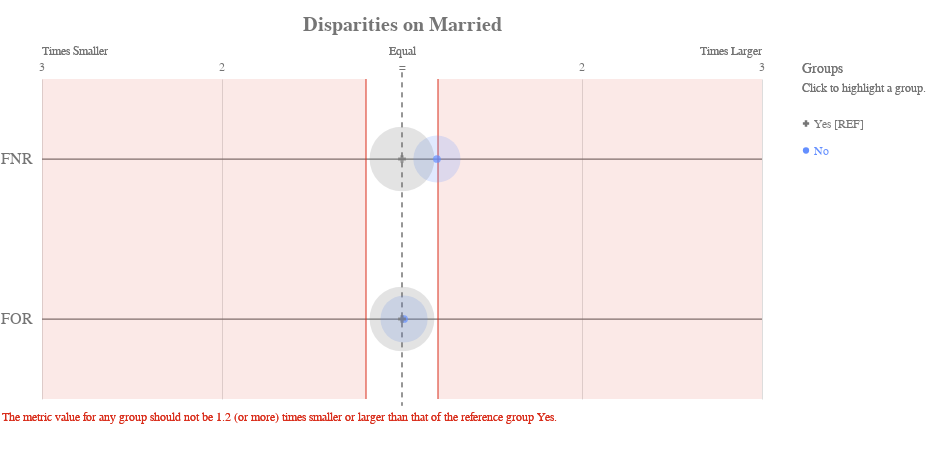

Notebook code for this chart:
### Markdown cell above
For this example you have to do false negatives

### Code cell
ap.disparity(dp, metrics, 'Married', fairness_threshold = 1.2)

### Figure 1 — Vega-Lite specification as saved in the notebook (floating-point values rounded to 4 significant figures)
{"config": {"view": {"continuousWidth": 400, "continuousHeight": 300, "strokeWidth": 0}, "axisLeft": {"labelColor": "rgb(117,117,117)", "labelFont": "Arial", "labelFontSize": 16}, "title": {"align": "center", "baseline": "middle", "color": "rgb(117,117,117)", "font": "Arial", "fontSize": 20, "fontWeight": "bold"}}, "layer": [{"data": {"name": "data-05af7ed39badeaac951183c17429b6b8"}, "mark": {"type": "rule", "stroke": "rgb(117,117,117)", "strokeWidth": 1.25, "tooltip": ""}, "encoding": {"x": {"type": "quantitative", "field": "x", "scale": {"domain": [-2, 2], "range": [40.0, 760.0]}}, "x2": {"field": "x2"}, "y": {"type": "nominal", "axis": {"domain": false, "labelAngle": 0, "labelPadding": -30, "orient": "left", "ticks": false, "title": ""}, "field": "metric", "scale": {"domain": ["FNR", "FOR"], "range": [40.0, 360.0]}}}}, {"data": {"name": "data-79dd248bdaa0ea02c535240e8ad022c8"}, "mark": {"type": "rule", "stroke": "rgb(117,117,117)", "strokeDash": [5, 5], "strokeWidth": 1}, "encoding": {"tooltip": {"value": "Yes [REF]"}, "x": {"value": 400.0}, "y": {"value": 33.33}, "y2": {"value": 366.7}}}, {"data": {"name": "data-c233327f4cd9b4c2df31bf8015c83e4a"}, "mark": {"type": "text", "align": "center", "color": "rgb(117,117,117)", "font": "Arial", "fontSize": 12, "fontWeight": "normal", "tooltip": ""}, "encoding": {"text": {"type": "nominal", "field": "label"}, "x": {"type": "quantitative", "field": "value", "scale": {"domain": [-2, 2], "range": [40.0, 760.0]}}, "y": {"value": 28.0}}}, {"layer": [{"mark": {"type": "text", "align": "left", "fill": "rgb(117,117,117)", "font": "Arial", "fontSize": 12, "fontWeight": "normal", "tooltip": ""}, "encoding": {"text": {"value": "Times Smaller"}, "x": {"value": 40.0}, "y": {"value": 12.0}}}, {"mark": {"type": "text", "align": "right", "fill": "rgb(117,117,117)", "font": "Arial", "fontSize": 12, "fontWeight": "normal", "tooltip": ""}, "encoding": {"text": {"value": "Times Larger"}, "x": {"value": 760.0}, "y": {"value": 12.0}}}, {"mark": {"type": "text", "align": "center", "fill": "rgb(117,117,117)", "font": "Arial", "fontSize": 12, "fontWeight": "normal", "tooltip": ""}, "encoding": {"text": {"value": "Equal"}, "x": {"value": 400.0}, "y": {"value": 12.0}}}], "data": {"name": "data-79dd248bdaa0ea02c535240e8ad022c8"}}, {"layer": [{"mark": {"type": "rule", "opacity": 0.8, "stroke": "rgb(217, 46, 28)", "strokeWidth": 1.25, "tooltip": ""}, "encoding": {"x": {"type": "quantitative", "field": "min", "scale": {"domain": [-2, 2], "range": [40.0, 760.0]}}, "y": {"value": 40.0}, "y2": {"value": 360.0}}}, {"mark": {"type": "rule", "opacity": 0.8, "stroke": "rgb(217, 46, 28)", "strokeWidth": 1.25, "tooltip": ""}, "encoding": {"x": {"type": "quantitative", "field": "max", "scale": {"domain": [-2, 2], "range": [40.0, 760.0]}}, "y": {"value": 40.0}, "y2": {"value": 360.0}}}, {"layer": [{"mark": {"type": "rect", "fill": "rgb(217, 46, 28)", "opacity": 0.1, "tooltip": ""}, "encoding": {"x": {"type": "quantitative", "field": "min", "scale": {"domain": [-2, 2], "range": [40.0, 760.0]}}, "x2": {"field": "lower_end"}, "y": {"value": 40.0}, "y2": {"value": 360.0}}}, {"mark": {"type": "rect", "fill": "rgb(217, 46, 28)", "opacity": 0.1, "tooltip": ""}, "encoding": {"x": {"type": "quantitative", "field": "max", "scale": {"domain": [-2, 2], "range": [40.0, 760.0]}}, "x2": {"field": "upper_end"}, "y": {"value": 40.0}, "y2": {"value": 360.0}}}]}, {"data": {"name": "data-79dd248bdaa0ea02c535240e8ad022c8"}, "mark": {"type": "text", "align": "left", "baseline": "top", "fill": "rgb(217, 46, 28)", "font": "Arial", "fontSize": 12, "fontWeight": "normal", "tooltip": ""}, "encoding": {"text": {"value": "The metric value for any group should not be 1.2 (or more) times smaller or larger than that of the reference group Yes."}, "x": {"value": 0}, "y": {"value": 373.3}}}], "data": {"name": "data-25f3550964acc203f87c85ed125cfad2"}}, {"layer": [{"mark": "circle"}, {"data": {"name": "data-b24507a0a994a305faf8950ea25e3c2b"}, "mark": {"type": "circle", "opacity": 0.2}, "encoding": {"color": {"condition": {"type": "nominal", "field": "attribute_value", "legend": null, "scale": {"domain": ["Yes", "No"], "range": ["rgb(117,117,117)", "rgb(100, 143, 255)", "rgb(254, 97, 0)", "rgb(220, 38, 127)", "rgb(255, 176, 0)", "rgb(120, 94, 240)"]}, "selection": "selector025"}, "value": "rgb(224,224,224)"}, "size": {"type": "quantitative", "field": "group_size", "legend": null, "scale": {"domain": [0, 481.2], "range": [0, 5027.0]}}, "tooltip": [{"type": "nominal", "field": "attribute_value", "title": "Group"}, {"type": "nominal", "field": "tooltip_group_size", "title": "Group Size"}, {"type": "nominal", "field": "tooltip_disparity_explanation_fnr", "title": "Disparity"}, {"type": "quantitative", "field": "fnr", "format": ".2f", "title": "FNR"}], "x": {"type": "quantitative", "axis": {"domain": false, "labels": false, "ticks": false, "title": null, "values": [1, 2, -2, -1]}, "field": "fnr_disparity_scaled", "scale": {"domain": [-2, 2], "range": [40.0, 760.0]}}, "y": {"type": "nominal", "axis": {"domain": false, "grid": false, "labels": false, "ticks": false, "title": " "}, "field": "metric_variable", "scale": {"domain": ["FNR", "FOR"], "range": [40.0, 360.0]}}}, "selection": {"selector027": {"type": "multi", "empty": "all", "fields": ["attribute_value"]}}, "transform": [{"calculate": "'FNR'", "as": "metric_variable"}]}, {"data": {"name": "data-b24507a0a994a305faf8950ea25e3c2b"}, "mark": {"type": "circle", "opacity": 0.2}, "encoding": {"color": {"condition": {"type": "nominal", "field": "attribute_value", "legend": null, "scale": {"domain": ["Yes", "No"], "range": ["rgb(117,117,117)", "rgb(100, 143, 255)", "rgb(254, 97, 0)", "rgb(220, 38, 127)", "rgb(255, 176, 0)", "rgb(120, 94, 240)"]}, "selection": "selector025"}, "value": "rgb(224,224,224)"}, "size": {"type": "quantitative", "field": "group_size", "legend": null, "scale": {"domain": [0, 481.2], "range": [0, 5027.0]}}, "tooltip": [{"type": "nominal", "field": "attribute_value", "title": "Group"}, {"type": "nominal", "field": "tooltip_group_size", "title": "Group Size"}, {"type": "nominal", "field": "tooltip_disparity_explanation_for", "title": "Disparity"}, {"type": "quantitative", "field": "for", "format": ".2f", "title": "FOR"}], "x": {"type": "quantitative", "axis": {"domain": false, "labels": false, "ticks": false, "title": null, "values": [1, 2, -2, -1]}, "field": "for_disparity_scaled", "scale": {"domain": [-2, 2], "range": [40.0, 760.0]}}, "y": {"type": "nominal", "axis": {"domain": false, "grid": false, "labels": false, "ticks": false, "title": " "}, "field": "metric_variable", "scale": {"domain": ["FNR", "FOR"], "range": [40.0, 360.0]}}}, "selection": {"selector029": {"type": "multi", "empty": "all", "fields": ["attribute_value"]}}, "transform": [{"calculate": "'FOR'", "as": "metric_variable"}]}, {"layer": [{"mark": "point"}, {"data": {"name": "data-b24507a0a994a305faf8950ea25e3c2b"}, "mark": {"type": "point", "filled": true, "size": 60}, "encoding": {"color": {"condition": {"type": "nominal", "field": "attribute_value", "legend": null, "scale": {"domain": ["Yes", "No"], "range": ["rgb(117,117,117)", "rgb(100, 143, 255)", "rgb(254, 97, 0)", "rgb(220, 38, 127)", "rgb(255, 176, 0)", "rgb(120, 94, 240)"]}, "selection": "selector025"}, "value": "rgb(224,224,224)"}, "shape": {"type": "nominal", "field": "attribute_value", "legend": null, "scale": {"domain": ["Yes", "No"], "range": ["cross", "circle"]}}, "tooltip": [{"type": "nominal", "field": "attribute_value", "title": "Group"}, {"type": "nominal", "field": "tooltip_group_size", "title": "Group Size"}, {"type": "nominal", "field": "tooltip_disparity_explanation_fnr", "title": "Disparity"}, {"type": "quantitative", "field": "fnr", "format": ".2f", "title": "FNR"}], "x": {"type": "quantitative", "axis": {"domain": false, "labels": false, "ticks": false, "title": null, "values": [1, 2, -2, -1]}, "field": "fnr_disparity_scaled", "scale": {"domain": [-2, 2], "range": [40.0, 760.0]}}, "y": {"type": "nominal", "axis": {"domain": false, "grid": false, "labels": false, "ticks": false, "title": " "}, "field": "metric_variable", "scale": {"domain": ["FNR", "FOR"], "range": [40.0, 360.0]}}}, "selection": {"selector026": {"type": "multi", "empty": "all", "fields": ["attribute_value"]}}, "transform": [{"calculate": "'FNR'", "as": "metric_variable"}]}, {"data": {"name": "data-b24507a0a994a305faf8950ea25e3c2b"}, "mark": {"type": "point", "filled": true, "size": 60}, "encoding": {"color": {"condition": {"type": "nominal", "field": "attribute_value", "legend": null, "scale": {"domain": ["Yes", "No"], "range": ["rgb(117,117,117)", "rgb(100, 143, 255)", "rgb(254, 97, 0)", "rgb(220, 38, 127)", "rgb(255, 176, 0)", "rgb(120, 94, 240)"]}, "selection": "selector025"}, "value": "rgb(224,224,224)"}, "shape": {"type": "nominal", "field": "attribute_value", "legend": null, "scale": {"domain": ["Yes", "No"], "range": ["cross", "circle"]}}, "tooltip": [{"type": "nominal", "field": "attribute_value", "title": "Group"}, {"type": "nominal", "field": "tooltip_group_size", "title": "Group Size"}, {"type": "nominal", "field": "tooltip_disparity_explanation_for", "title": "Disparity"}, {"type": "quantitative", "field": "for", "format": ".2f", "title": "FOR"}], "x": {"type": "quantitative", "axis": {"domain": false, "labels": false, "ticks": false, "title": null, "values": [1, 2, -2, -1]}, "field": "for_disparity_scaled", "scale": {"domain": [-2, 2], "range": [40.0, 760.0]}}, "y": {"type": "nominal", "axis": {"domain": false, "grid": false, "labels": false, "ticks": false, "title": " "}, "field": "metric_variable", "scale": {"domain": ["FNR", "FOR"], "range": [40.0, 360.0]}}}, "selection": {"selector028": {"type": "multi", "empty": "all", "fields": ["attribute_value"]}}, "transform": [{"calculate": "'FOR'", "as": "metric_variable"}]}]}]}, {"layer": [{"mark": {"type": "point", "filled": true, "opacity": 1, "size": 39.48}, "encoding": {"color": {"condition": {"type": "nominal", "field": "attribute_value", "legend": null, "scale": {"domain": ["Yes", "No"], "range": ["rgb(117,117,117)", "rgb(100, 143, 255)", "rgb(254, 97, 0)", "rgb(220, 38, 127)", "rgb(255, 176, 0)", "rgb(120, 94, 240)"]}, "selection": "selector025"}, "value": "rgb(224,224,224)"}, "shape": {"type": "nominal", "field": "attribute_value", "legend": null, "scale": {"domain": ["Yes", "No"], "range": ["cross", "circle"]}}, "x": {"value": 804}, "y": {"type": "nominal", "axis": {"domain": false, "grid": false, "labels": false, "ticks": false, "title": " "}, "field": "attribute_value", "scale": {"domain": ["Yes", "No"], "range": [71, 125]}}}, "selection": {"selector025": {"type": "multi", "empty": "all", "fields": ["attribute_value"]}}}, {"mark": {"type": "text", "align": "left", "baseline": "middle", "font": "Arial", "fontSize": 12, "fontWeight": "normal"}, "encoding": {"color": {"condition": {"type": "nominal", "field": "attribute_value", "legend": null, "scale": {"domain": ["Yes", "No"], "range": ["rgb(117,117,117)", "rgb(100, 143, 255)", "rgb(254, 97, 0)", "rgb(220, 38, 127)", "rgb(255, 176, 0)", "rgb(120, 94, 240)"]}, "selection": "selector025"}, "value": "rgb(224,224,224)"}, "text": {"type": "nominal", "field": "label"}, "x": {"value": 812}, "y": {"type": "nominal", "axis": {"domain": false, "grid": false, "labels": false, "ticks": false, "title": " "}, "field": "attribute_value", "scale": {"domain": ["Yes", "No"], "range": [71, 125]}}}, "selection": {"selector030": {"type": "multi", "empty": "all", "fields": ["attribute_value"]}}}, {"data": {"name": "data-79dd248bdaa0ea02c535240e8ad022c8"}, "mark": {"type": "text", "align": "left", "baseline": "middle", "color": "rgb(117,117,117)", "font": "Arial", "fontSize": 12, "fontWeight": "normal"}, "encoding": {"text": {"value": "Click to highlight a group."}, "x": {"value": 800}, "y": {"value": 49}}}, {"data": {"name": "data-79dd248bdaa0ea02c535240e8ad022c8"}, "mark": {"type": "text", "align": "left", "baseline": "middle", "color": "rgb(117,117,117)", "font": "Arial", "fontSize": 14, "fontWeight": "normal"}, "encoding": {"text": {"value": "Groups"}, "x": {"value": 800}, "y": {"value": 30}}}], "data": {"name": "data-88984a501c2c75c5861c5393ea955195"}}], "height": 400, "padding": {"top": 15, "bottom": 10}, "resolve": {"scale": {"size": "independent", "y": "independent"}}, "title": "Disparities on Married", "width": 800, "$schema": "https://vega.github.io/schema/vega-lite/v4.8.1.json", "datasets": {"data-05af7ed39badeaac951183c17429b6b8": [{"metric": "FNR", "x": -2, "x2": 2}, {"metric": "FOR", "x": -2, "x2": 2}], "data-79dd248bdaa0ea02c535240e8ad022c8": [{"a": 1, "b": 0}, {"a": 1, "b": 0}], "data-c233327f4cd9b4c2df31bf8015c83e4a": [{"value": 1, "label": 2}, {"value": 2, "label": 3}, {"value": -2, "label": 3}, {"value": -1, "label": 2}, {"value": 0, "label": "="}], "data-25f3550964acc203f87c85ed125cfad2": [{"min": -0.2, "max": 0.2, "lower_end": -2, "upper_end": 2}], "data-b24507a0a994a305faf8950ea25e3c2b": [{"attribute_name": "Married", "attribute_value": "No", "group_size": 213, "total_entities": 614, "fnr": 0.03731, "for": 0.1282, "fnr_disparity": 1.194, "for_disparity": 1.011, "fnr_disparity_scaled": 0.194, "for_disparity_scaled": 0.0114, "tooltip_group_size": "213 (34.69%)", "tooltip_disparity_explanation_fnr": "1.19 times larger FNR than the reference group", "tooltip_disparity_explanation_for": "1.01 times larger FOR than the reference group"}, {"attribute_name": "Married", "attribute_value": "Yes", "group_size": 401, "total_entities": 614, "fnr": 0.03125, "for": 0.1268, "fnr_disparity": 1.0, "for_disparity": 1.0, "fnr_disparity_scaled": 0.0, "for_disparity_scaled": 0.0, "tooltip_group_size": "401 (65.31%)", "tooltip_disparity_explanation_fnr": "Reference group", "tooltip_disparity_explanation_for": "Reference group"}], "data-88984a501c2c75c5861c5393ea955195": [{"attribute_value": "Yes", "label": "Yes [REF]"}, {"attribute_value": "No", "label": "No"}]}}
